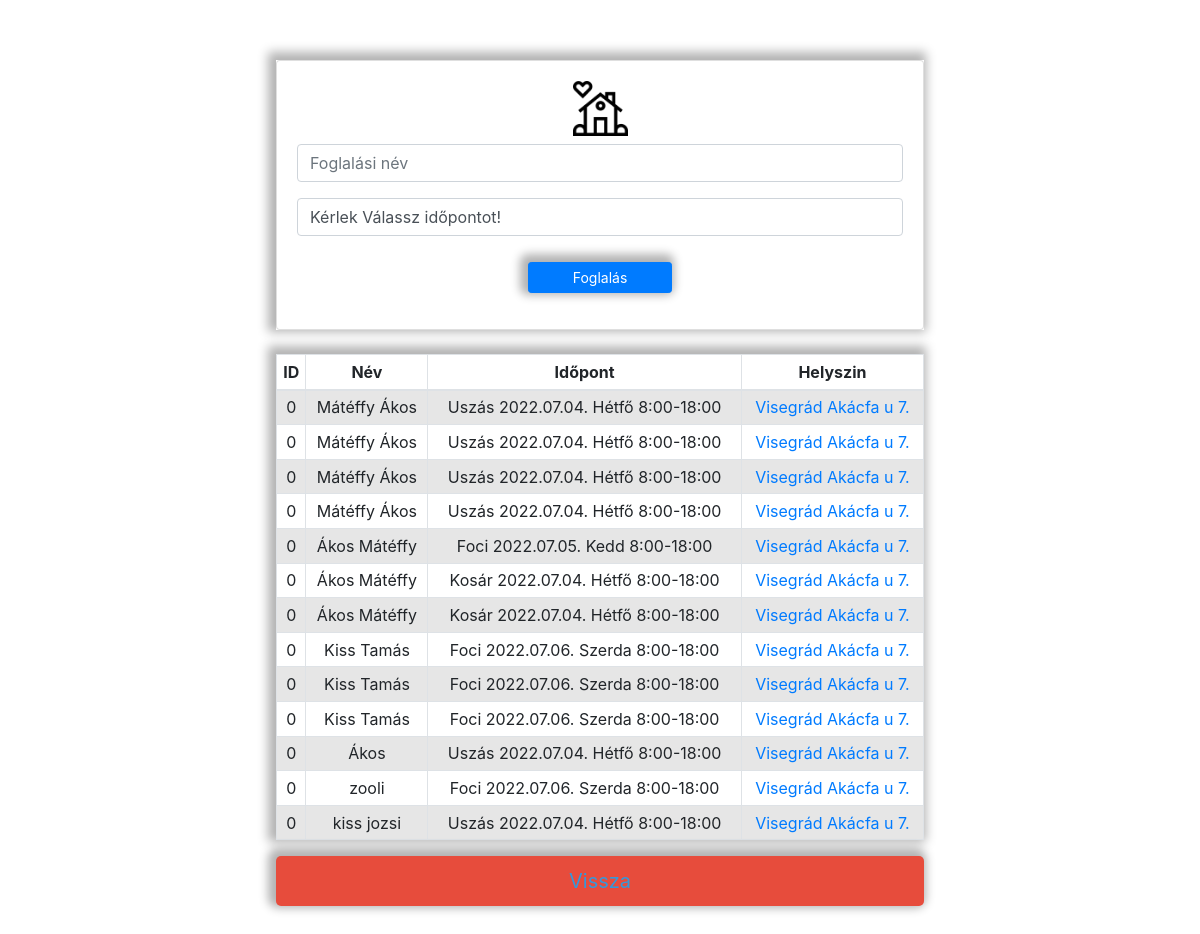
The page / on the database its author committed.
### tables this page shows
CREATE TABLE `tbl_insert` (
  `id` int(6) NOT NULL,
  `name` varchar(200) DEFAULT NULL,
  `country` varchar(200) DEFAULT NULL
);

### index.php (the view, shortened to what this page needs)
<?php
$servername =   'localhost';
$username   =   'root';
$password   =   '';
$dbname     =   'nytabor';
$connection =   mysqli_connect($servername, $username, $password,"$dbname");
$retrive = mysqli_query($connection, "SELECT * FROM tbl_insert");
$message    =   '';
?>
<!DOCTYPE html>
<html lang="hu">
<head>
   <link rel="stylesheet" href="css/style2.css">
   <link href="https://cdn.jsdelivr.net/npm/bootstrap@5.1.3/dist/css/bootstrap.min.css" rel="stylesheet">
   <link rel="stylesheet" href="https://maxcdn.bootstrapcdn.com/bootstrap/4.4.1/css/bootstrap.min.css">
</head>
<body>
    <section class="section1">
        <div class="card">
            <div class="card-body">
                <a href="home.php"><img class="photo" src="home.png" alt="Vissza a Főoldalra!"></a>
                <div class="">
                    <h5 class="text-success text-center" id="message"><?=$message;?><h5>
                    <form action="index.php" method="POST">
                    <div class="form-group">
                        <input type="text" class="form-control" name="name" placeholder="Foglalási név" required>
                    </div>
                    <div class="form-group">
                        <select class="form-control" name="country">
                            <option>Kérlek Válassz időpontot!</option>
                        </select>
                    </div>
                  <div class="form-group">
                    <div class="container">
                      <div class="row">
                        <div class="col"><button type="submit" name="submit" class="col-3 btn btn-primary btn-sm ">Foglalás</button></div>
                      </div>
                    </div>
                  </div>
                </form>
              </div>
            </div>
        </div>
    </section>
    <br>
    <section class="section1">
    <table id="tableHorizontalWrapper" class="table table-striped table-bordered table-sm text-center" cellspacing="0"width="60%">
                    <thead>
                        <tr>
                            <th>ID</th>
                            <th>Név</th>
                            <th>Időpont</th>
                            <th>Helyszin</th>
                        </tr>
                    </thead>
                    <tbody>
                    <?php
                    while($row = mysqli_fetch_array($retrive))
                    {
                        ?>
                        <tr>
                        <td><?= $row['id'];?></td>
                        <td><?= $row['name'];?></td>
                        <td><?= $row['country'];?></td>
                        <td><a href="https://www.google.hu/maps/place/M%C5%B1f%C3%BCves+Focip%C3%A1lya/@47.7788785,18.9472777,14z/data=!4m9!1m2!2m1!1zVmlzZWdyw6FkIGZvY2kgcMOhbHlh!3m5!1s0x476a7df8769176a1:0x9d8d963b6b5991f6!8m2!3d47.7788785!4d18.9647872!15sChVWaXNlZ3LDoWQgZm9jaSBww6FseWGSAQxzb2NjZXJfZmllbGQ?hl=hu&authuser=0">Visegrád Akácfa u 7.</a></td>
                        </tr>
                    <?php
                    }
                    ?>
                    </tbody>
                </table>
    </section>
    <center>
            <a href="home.php" class="delete-btn">Vissza</a>
    </center>
</body>
</html>

### css/style2.css (style rules this page uses)
body { padding: 5%; }
.section1 { width: 60%; margin: 0 auto 0 ; box-shadow: -3px -3px 10px 5px rgba(0, 0, 0, 0.3); }
.photo { height: 55px; }
.card-body { text-align: center; }
.btn, .delete-btn { box-shadow: -3px -3px 10px 5px rgba(0, 0, 0, 0.3); width: 60%; border-radius: 5px; padding:10px 30px; color: #3498db; display: block; text-align: center; cursor: pointer; font-size: 20px; margin-top: 10px; }
.delete-btn { background-color: #e74c3c; }

### rows shown on the page
tbl_insert: id "0", name "Mátéffy Ákos", country "Uszás 2022.07.04. Hétfő 8:00-18:00"
tbl_insert: id "0", name "Mátéffy Ákos", country "Uszás 2022.07.04. Hétfő 8:00-18:00"
tbl_insert: id "0", name "Mátéffy Ákos", country "Uszás 2022.07.04. Hétfő 8:00-18:00"
tbl_insert: id "0", name "Mátéffy Ákos", country "Uszás 2022.07.04. Hétfő 8:00-18:00"
tbl_insert: id "0", name "Ákos Mátéffy", country "Foci 2022.07.05. Kedd 8:00-18:00"
tbl_insert: id "0", name "Ákos Mátéffy", country "Kosár 2022.07.04. Hétfő 8:00-18:00"
tbl_insert: id "0", name "Ákos Mátéffy", country "Kosár 2022.07.04. Hétfő 8:00-18:00"
tbl_insert: id "0", name "Kiss Tamás", country "Foci 2022.07.06. Szerda 8:00-18:00"
tbl_insert: id "0", name "Kiss Tamás", country "Foci 2022.07.06. Szerda 8:00-18:00"
tbl_insert: id "0", name "Kiss Tamás", country "Foci 2022.07.06. Szerda 8:00-18:00"
tbl_insert: id "0", name "Ákos", country "Uszás 2022.07.04. Hétfő 8:00-18:00"
tbl_insert: id "0", name "zooli", country "Foci 2022.07.06. Szerda 8:00-18:00"
tbl_insert: id "0", name "kiss jozsi", country "Uszás 2022.07.04. Hétfő 8:00-18:00"
